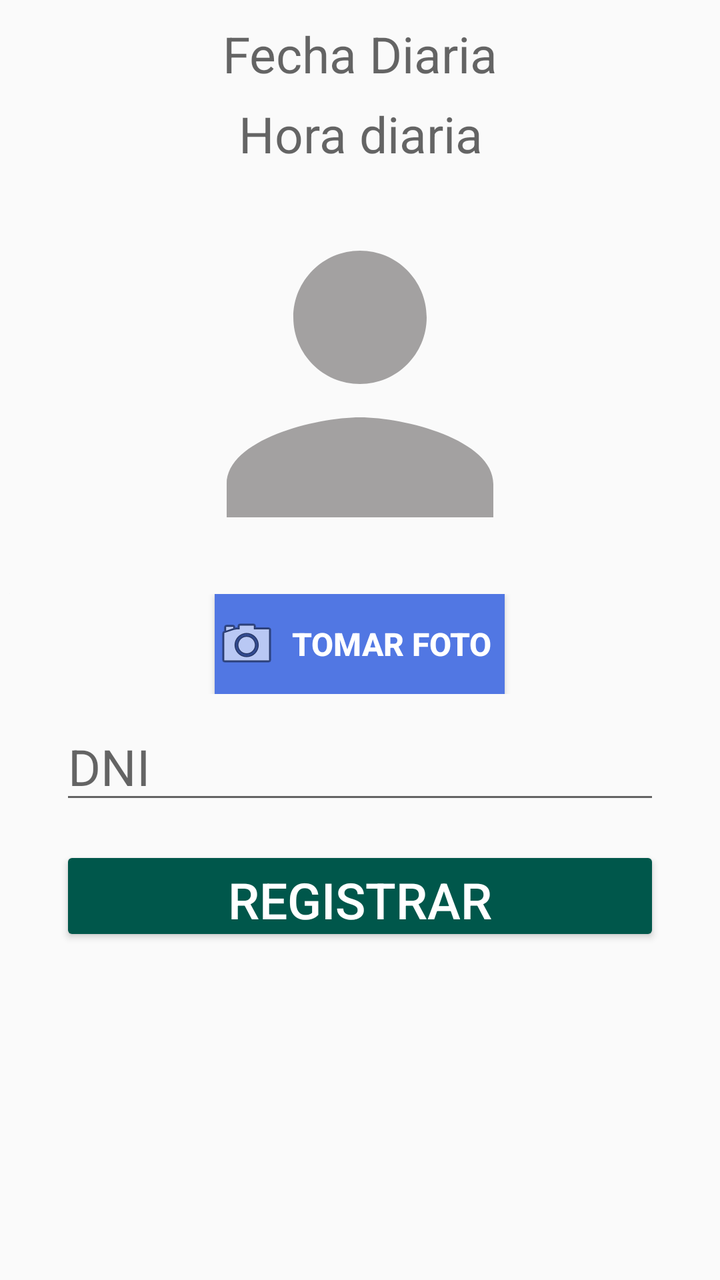
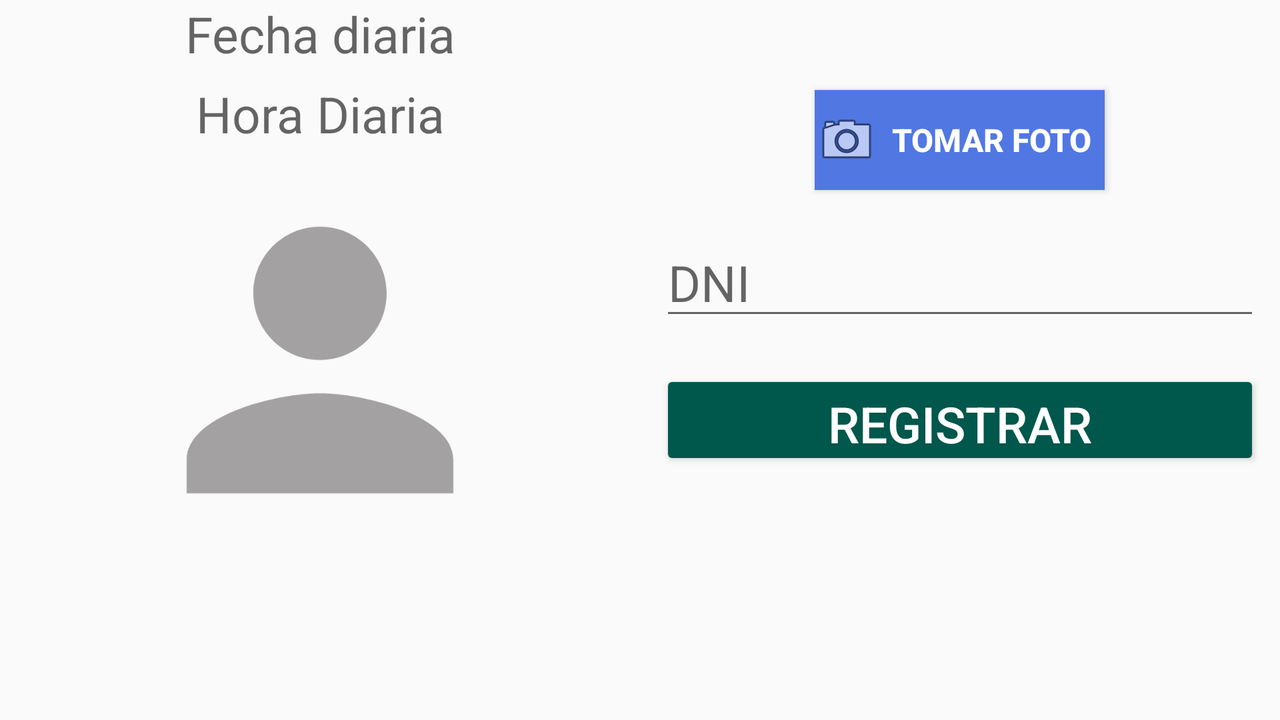

The same Android screen from two of the app's own layout files: first res/layout/ as a phone draws it, then the repository's variant for another configuration, drawn on a device whose configuration selects that folder. Both files follow.
<!-- AndroidManifest.xml: application theme AppTheme -->
<!-- res/layout/activity_register_entra.xml -->
<?xml version="1.0" encoding="utf-8"?>
<ScrollView xmlns:android="http://schemas.android.com/apk/res/android"
    xmlns:app="http://schemas.android.com/apk/res-auto"
    xmlns:tools="http://schemas.android.com/tools"
    android:layout_width="match_parent"
    android:layout_height="match_parent"
    android:orientation="vertical">

    <LinearLayout
        android:layout_width="match_parent"
        android:layout_height="match_parent"
        android:orientation="vertical">

        <RelativeLayout
            android:layout_width="match_parent"
            android:layout_height="wrap_content">

            <TextView
                android:id="@+id/fecha_texte"
                android:layout_width="180dp"
                android:layout_height="40dp"
                android:layout_centerHorizontal="true"
                android:layout_marginTop="10dp"
                android:hint="Fecha Diaria"
                android:textAlignment="center"
                android:textColor="#000000"
                android:textSize="@dimen/register_entrara_hora"></TextView>
            <TextView
                android:id="@+id/hora_texte"
                android:layout_width="180dp"
                android:layout_height="40dp"
                android:hint="Hora diaria"
                android:layout_centerHorizontal="true"
                android:textAlignment="center"
                android:textSize="@dimen/register_entrara_hora"
                android:textColor="#000000"
                android:layout_below="@+id/fecha_texte">
            </TextView>

            <ImageView
                android:id="@+id/imagen_preview"
                android:layout_width="@dimen/register_entrada_foto_width"
                android:layout_height="@dimen/register_entrada_foto_height"
                android:layout_below="@+id/hora_texte"
                android:layout_marginTop="2dp"
                android:adjustViewBounds="true"
                android:layout_centerHorizontal="true"
                android:background="@drawable/ic_person_black_24dp"
                android:scaleType="centerCrop" />

        </RelativeLayout>
        <RelativeLayout
            android:layout_width="match_parent"
            android:layout_height="wrap_content">

            <TextView
                android:id="@+id/codigo_texte"
                android:layout_width="match_parent"
                android:layout_height="5dp"
                android:text="1"
                android:textColor="#000000"
                android:layout_below="@+id/imagen_View"/>
        </RelativeLayout>

        <RelativeLayout
            android:layout_width="match_parent"
            android:layout_height="wrap_content">
            <Button
                android:id="@+id/fotoe"
                android:layout_width="@dimen/register_button_width"
                android:layout_height="@dimen/register_button_height"
                android:layout_centerInParent="true"
                android:drawableStart="@android:drawable/ic_menu_camera"
                android:background="#5177E3"
                android:textStyle="bold"
                android:textSize="@dimen/register_text_foto_button"
                android:textColor="#FFFFFF"
                android:text=" Tomar Foto "
                android:onClick="takePicture"
                android:drawableLeft="@android:drawable/ic_menu_camera" />

        </RelativeLayout>

        <RelativeLayout
            android:layout_marginTop="10dp"
            android:layout_width="wrap_content"
            android:layout_height="wrap_content"
            android:layout_gravity="center">

            <EditText
                android:id="@+id/dniTexte"
                android:layout_width="@dimen/register_dni_Editext_width"
                android:layout_height="@dimen/register_dni_Editext_height"
                android:hint="DNI"
                android:inputType="number"
                android:maxLength="8"
                android:maxLines="1"
                android:textSize="@dimen/register_text_hint_dni">

            </EditText>
        </RelativeLayout>

        <Button
            style="@style/Widget.AppCompat.Button.Colored"
            android:layout_width="@dimen/register_button_regitrar_width"
            android:layout_height="@dimen/register_button_registrar_height"
            android:layout_gravity="center"
            android:layout_marginTop="16dp"
            android:onClick="callRegisterE"
            android:text="Registrar"
            android:textSize="@dimen/register_text_button_registar"/>

        <TextView
            android:layout_width="match_parent"
            android:layout_height="wrap_content"
            android:layout_marginTop="20dp"/>

    </LinearLayout>

</ScrollView>
<!-- resources referenced by this layout -->
<resources>
  <dimen name="register_button_height">50dp</dimen>
  <dimen name="register_button_registrar_height">50dp</dimen>
  <dimen name="register_button_regitrar_width">300dp</dimen>
  <dimen name="register_button_width">145dp</dimen>
  <dimen name="register_dni_Editext_height">50dp</dimen>
  <dimen name="register_dni_Editext_width">300dp</dimen>
  <dimen name="register_entrada_foto_height">200dp</dimen>
  <dimen name="register_entrada_foto_width">200dp</dimen>
  <dimen name="register_entrara_hora">25sp</dimen>
  <dimen name="register_text_button_registar">25sp</dimen>
  <dimen name="register_text_foto_button">16sp</dimen>
  <dimen name="register_text_hint_dni">25sp</dimen>
  <!-- drawable ic_person_black_24dp (drawable) -->
  <vector android:height="24dp" android:tint="#A3A1A1"
      android:viewportHeight="24.0" android:viewportWidth="24.0"
      android:width="24dp" xmlns:android="http://schemas.android.com/apk/res/android">
      <path android:fillColor="#FF000000" android:pathData="M12,12c2.21,0 4,-1.79 4,-4s-1.79,-4 -4,-4 -4,1.79 -4,4 1.79,4 4,4zM12,14c-2.67,0 -8,1.34 -8,4v2h16v-2c0,-2.66 -5.33,-4 -8,-4z"/>
  </vector>
  <style name="AppTheme" parent="Theme.AppCompat.Light.DarkActionBar">
          
          <item name="android:windowFullscreen">true</item>
  
          <item name="colorPrimary">@color/colorPrimary</item>
          <item name="colorPrimaryDark">@color/colorAccent</item>
          <item name="colorAccent">@color/colorPrimaryDark</item>
  
  
      </style>
  <color name="colorPrimary">#212121</color>
  <color name="colorAccent">#D81B60</color>
  <color name="colorPrimaryDark">#00574B</color>
</resources>
<!-- res/layout-land/activity_register_entra.xml (the repository's variant of the layout above) -->
<!-- drawn on the phone turned sideways -->
<?xml version="1.0" encoding="utf-8"?>
<ScrollView xmlns:android="http://schemas.android.com/apk/res/android"
    xmlns:app="http://schemas.android.com/apk/res-auto"
    xmlns:tools="http://schemas.android.com/tools"
    android:layout_width="match_parent"
    android:layout_height="match_parent"
    android:orientation="vertical">

    <LinearLayout
        android:layout_width="match_parent"
        android:layout_height="match_parent"
        android:orientation="horizontal">

        <LinearLayout
            android:layout_width="match_parent"
            android:layout_height="wrap_content"
            android:orientation="vertical"
            android:layout_weight="1">

            <TextView
                android:id="@+id/fecha_texte"
                android:layout_width="180dp"
                android:layout_height="40dp"
                android:hint="Fecha diaria"
                android:layout_gravity="center"
                android:textAlignment="center"
                android:textSize="@dimen/register_entrara_hora"
                android:textColor="#000000"
                android:maxLines="2">
            </TextView>
            <TextView
                android:id="@+id/hora_texte"
                android:layout_width="180dp"
                android:layout_height="40dp"
                android:hint="Hora Diaria"
                android:layout_gravity="center"
                android:textAlignment="center"
                android:textSize="@dimen/register_entrara_hora"
                android:maxLength="8"
                android:textColor="#000000">
            </TextView>
            <ImageView
                android:layout_centerInParent="true"
                android:id="@+id/imagen_preview"
                android:layout_width="@dimen/register_entrada_foto_height"
                android:layout_height="@dimen/register_entrada_foto_width"
                android:adjustViewBounds="true"
                android:background="@drawable/ic_person_black_24dp"
                android:layout_gravity="center"/>
        </LinearLayout>

        <LinearLayout
            android:layout_width="match_parent"
            android:layout_height="wrap_content"
            android:orientation="vertical"
            android:layout_weight="1"
            android:layout_marginTop="40dp">

            <TextView
                android:id="@+id/codigo_texte"
                android:layout_width="match_parent"
                android:layout_height="5dp"
                android:text="1"
                android:textColor="#000000" />

            <Button
                android:id="@+id/foto"
                android:layout_width="@dimen/register_button_width"
                android:layout_height="@dimen/register_button_height"
                android:layout_centerInParent="true"
                android:layout_gravity="center"
                android:background="#5177E3"
                android:drawableStart="@android:drawable/ic_menu_camera"
                android:drawableLeft="@android:drawable/ic_menu_camera"
                android:onClick="takePicture"
                android:text=" Tomar Foto "
                android:textColor="#FFFFFF"
                android:textSize="@dimen/register_text_foto_button"
                android:textStyle="bold" />

            <EditText
                android:id="@+id/dniTexte"
                android:layout_width="@dimen/register_dni_Editext_width"
                android:layout_height="@dimen/register_dni_Editext_height"
                android:hint="DNI"
                android:textSize="@dimen/register_text_hint_dni"
                android:layout_gravity="center"
                android:maxLines="1"
                android:maxLength="8"
                android:inputType="number"

                android:layout_marginTop="20dp">

            </EditText>

            <Button
                style="@style/Widget.AppCompat.Button.Colored"
                android:layout_width="@dimen/register_button_regitrar_width"
                android:layout_height="@dimen/register_button_registrar_height"
                android:layout_gravity="center"
                android:layout_marginTop="20dp"
                android:onClick="callRegisterE"
                android:text="Registrar"
                android:textSize="@dimen/register_text_button_registar"/>
        </LinearLayout>
    </LinearLayout>




</ScrollView>
